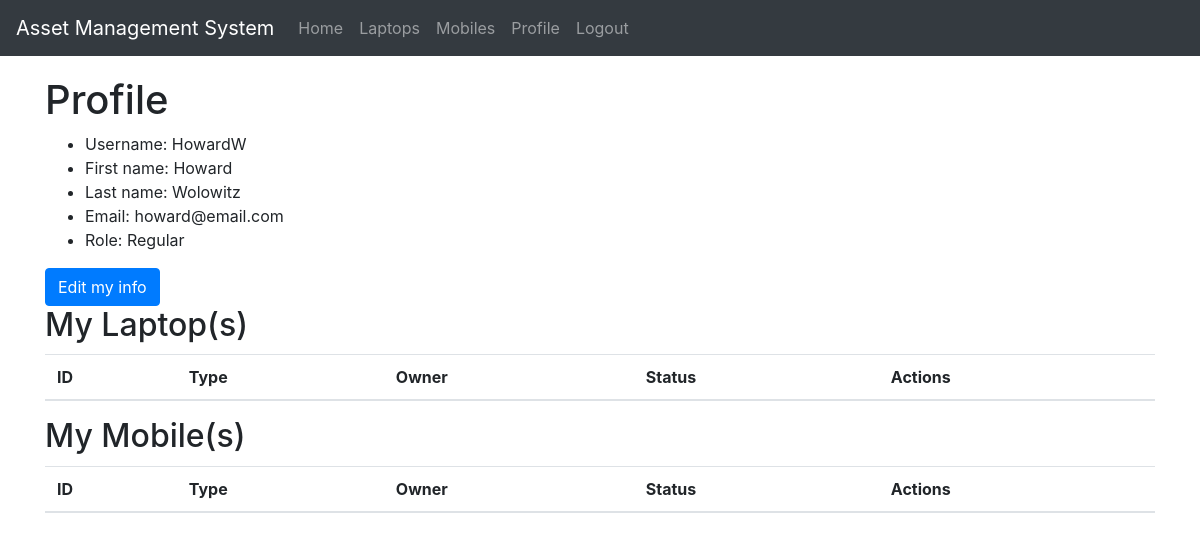
The app's page /users/display_profile (signed in), older data.
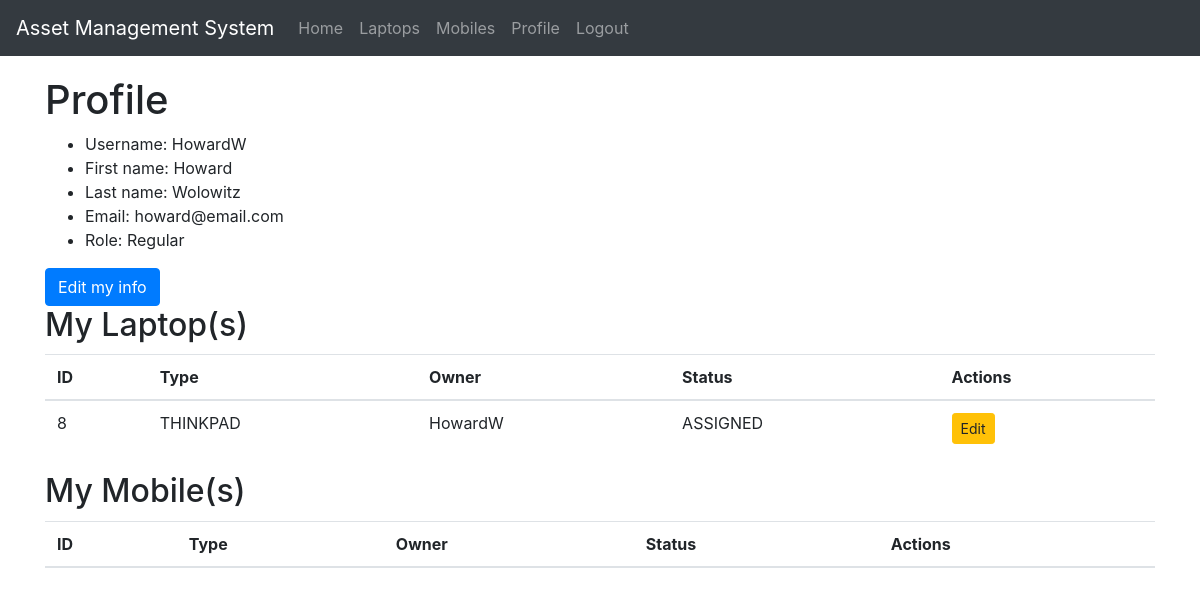
The same page, newer data.
### inventory/models.py (models this page shows, shortened)
class Laptop(models.Model):
    type_choices = (
        ("SURFACEPRO", "Surface Pro"),
        ("MACBOOK", "MacBook"),
        ("THINKPAD", "Thinkpad"),
    )
    type = models.CharField(max_length=100, choices=type_choices, blank=False)
    owner = models.ForeignKey(User, blank=True, null=True, on_delete=models.CASCADE)
    status_choices = (
        ("AVAILABLE", "Device is available to be assigned"),
        ("ASSIGNED", "Device is assigned to a staff member"),
        ("SETUP_REQUIRED", "This device needs setting up before it can be assigned"),
    )
    status = models.CharField(max_length=100, choices=status_choices, blank=False)

### users/views.py (the view)
def display_profile(request):
    laptops = Laptop.objects.all()
    mobiles = Mobile.objects.all()
    context = {
        "user": request.user,
        "laptops": laptops,
        "mobiles": mobiles,
    }
    return render(request, "authenticate/display_profile.html", context)

### users/templates/authenticate/display_profile.html (shortened to what this page needs)
{% extends 'inventory/base.html' %}
{% block body%}
    <h1>Profile</h1>
    <ul>
        <li>Username: {{request.user.username}}</li>
        <li>First name: {{request.user.first_name}}</li>
        <li>Last name: {{request.user.last_name}}</li>
        <li>Email: {{request.user.email}}</li>
        <li>
            {% if request.user.is_superuser %}
                Role: Admin
            {% else %}
                Role: Regular
            {% endif %}
        </li>
    </ul>
    <a class="btn btn-primary" href="{% url 'edit_profile' %}">Edit my info</a>
    <h2>My Laptop(s)</h2>
    <table class="table table-hover">
        <thead>
            <tr>
                <th>ID</th>
                <th>Type</th>
                <th>Owner</th>
                <th>Status</th>
                <th>Actions</th>
            </tr>
        </thead>
        <tbody>
            {% for laptop in laptops %}
                {% if laptop.owner.username == request.user.username %}
                    <tr>
                        <td>{{ laptop.pk }}</td>
                        <td>{{ laptop.type }}</td>
                        <td>{{ laptop.owner.username }}</td>
                        <td>{{ laptop.status }}</td>
                        <td>
                            <a href="{% url 'edit_laptop' laptop.pk %}" class="btn btn-warning btn-sm" role="button">Edit</a>
                        </td>
                    </tr>
                {% endif %}
            {% endfor %}
        </tbody>
    </table>
    <h2>My Mobile(s)</h2>
    <table class="table table-hover">
        <thead>
            <tr>
                <th>ID</th>
                <th>Type</th>
                <th>Owner</th>
                <th>Status</th>
                <th>Actions</th>
            </tr>
        </thead>
    </table>
{% endblock %}

Row changes from the older to the newer data that the page shows:
added Laptop: pk "8", type "THINKPAD", owner.username "HowardW", status "ASSIGNED"
